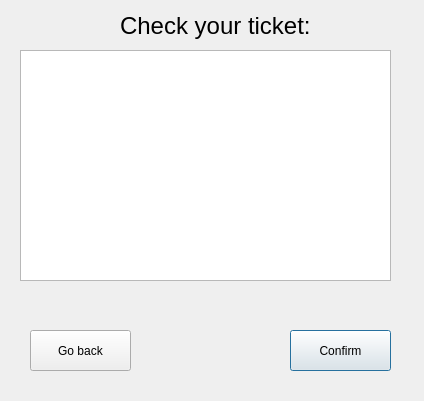
<?xml version="1.0" encoding="UTF-8"?>
<ui version="4.0">
 <class>Dialog</class>
 <widget class="QDialog" name="Dialog">
  <property name="geometry">
   <rect>
    <x>0</x>
    <y>0</y>
    <width>424</width>
    <height>401</height>
   </rect>
  </property>
  <property name="windowTitle">
   <string>Dialog</string>
  </property>
  <widget class="QLabel" name="label">
   <property name="geometry">
    <rect>
     <x>120</x>
     <y>10</y>
     <width>191</width>
     <height>31</height>
    </rect>
   </property>
   <property name="font">
    <font>
     <pointsize>18</pointsize>
    </font>
   </property>
   <property name="text">
    <string>Check your ticket:</string>
   </property>
  </widget>
  <widget class="QPushButton" name="confirm">
   <property name="geometry">
    <rect>
     <x>290</x>
     <y>330</y>
     <width>101</width>
     <height>41</height>
    </rect>
   </property>
   <property name="text">
    <string>Confirm</string>
   </property>
  </widget>
  <widget class="QPushButton" name="back">
   <property name="geometry">
    <rect>
     <x>30</x>
     <y>330</y>
     <width>101</width>
     <height>41</height>
    </rect>
   </property>
   <property name="text">
    <string>Go back</string>
   </property>
  </widget>
  <widget class="QListWidget" name="listWidget">
   <property name="geometry">
    <rect>
     <x>20</x>
     <y>50</y>
     <width>371</width>
     <height>231</height>
    </rect>
   </property>
  </widget>
 </widget>
 <resources/>
 <connections/>
</ui>
